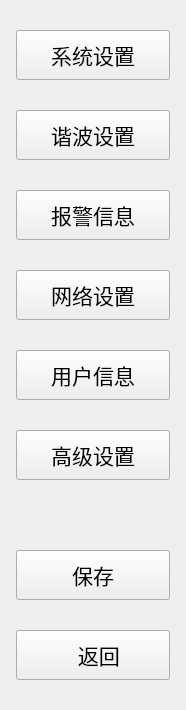
      <widget class="QWidget" name="btnWidget" native="true">
       <property name="minimumSize">
        <size>
         <width>186</width>
         <height>0</height>
        </size>
       </property>
       <property name="maximumSize">
        <size>
         <width>186</width>
         <height>16777215</height>
        </size>
       </property>
       <layout class="QVBoxLayout" name="verticalLayout_2">
        <property name="spacing">
         <number>30</number>
        </property>
        <property name="leftMargin">
         <number>16</number>
        </property>
        <property name="topMargin">
         <number>30</number>
        </property>
        <property name="rightMargin">
         <number>16</number>
        </property>
        <property name="bottomMargin">
         <number>30</number>
        </property>
        <item>
         <widget class="QPushButton" name="systemBtn">
          <property name="minimumSize">
           <size>
            <width>0</width>
            <height>50</height>
           </size>
          </property>
          <property name="font">
           <font>
            <pointsize>16</pointsize>
           </font>
          </property>
          <property name="text">
           <string>系统设置</string>
          </property>
          <property name="checkable">
           <bool>true</bool>
          </property>
         </widget>
        </item>
        <item>
         <widget class="QPushButton" name="harmonicsBtn">
          <property name="minimumSize">
           <size>
            <width>0</width>
            <height>50</height>
           </size>
          </property>
          <property name="font">
           <font>
            <pointsize>16</pointsize>
           </font>
          </property>
          <property name="text">
           <string>谐波设置</string>
          </property>
          <property name="checkable">
           <bool>true</bool>
          </property>
         </widget>
        </item>
        <item>
         <widget class="QPushButton" name="alarmBtn">
          <property name="minimumSize">
           <size>
            <width>0</width>
            <height>50</height>
           </size>
          </property>
          <property name="font">
           <font>
            <pointsize>16</pointsize>
           </font>
          </property>
          <property name="text">
           <string>报警信息</string>
          </property>
          <property name="checkable">
           <bool>true</bool>
          </property>
         </widget>
        </item>
        <item>
         <widget class="QPushButton" name="networkBtn">
          <property name="minimumSize">
           <size>
            <width>0</width>
            <height>50</height>
           </size>
          </property>
          <property name="font">
           <font>
            <pointsize>16</pointsize>
           </font>
          </property>
          <property name="text">
           <string>网络设置</string>
          </property>
          <property name="checkable">
           <bool>true</bool>
          </property>
         </widget>
        </item>
        <item>
         <widget class="QPushButton" name="userBtn">
          <property name="minimumSize">
           <size>
            <width>0</width>
            <height>50</height>
           </size>
          </property>
          <property name="font">
           <font>
            <pointsize>16</pointsize>
           </font>
          </property>
          <property name="text">
           <string>用户信息</string>
          </property>
          <property name="checkable">
           <bool>true</bool>
          </property>
         </widget>
        </item>
        <item>
         <widget class="QPushButton" name="advanceBtn">
          <property name="minimumSize">
           <size>
            <width>0</width>
            <height>50</height>
           </size>
          </property>
          <property name="font">
           <font>
            <pointsize>16</pointsize>
           </font>
          </property>
          <property name="text">
           <string>高级设置</string>
          </property>
          <property name="checkable">
           <bool>true</bool>
          </property>
         </widget>
        </item>
        <item>
         <spacer name="verticalSpacer">
          <property name="orientation">
           <enum>Qt::Vertical</enum>
          </property>
          <property name="sizeHint" stdset="0">
           <size>
            <width>20</width>
            <height>40</height>
           </size>
          </property>
         </spacer>
        </item>
        <item>
         <widget class="QPushButton" name="saveBtn">
          <property name="minimumSize">
           <size>
            <width>0</width>
            <height>50</height>
           </size>
          </property>
          <property name="font">
           <font>
            <pointsize>16</pointsize>
           </font>
          </property>
          <property name="text">
           <string>保存</string>
          </property>
         </widget>
        </item>
        <item>
         <widget class="QPushButton" name="backBtn">
          <property name="minimumSize">
           <size>
            <width>0</width>
            <height>50</height>
           </size>
          </property>
          <property name="font">
           <font>
            <pointsize>16</pointsize>
           </font>
          </property>
          <property name="text">
           <string>  返回</string>
          </property>
          <property name="icon">
           <iconset resource="../res/res.qrc">
            <normaloff>:/png/main/icon_back.png</normaloff>:/png/main/icon_back.png</iconset>
          </property>
          <property name="iconSize">
           <size>
            <width>20</width>
            <height>20</height>
           </size>
          </property>
         </widget>
        </item>
       </layout>
      </widget>
